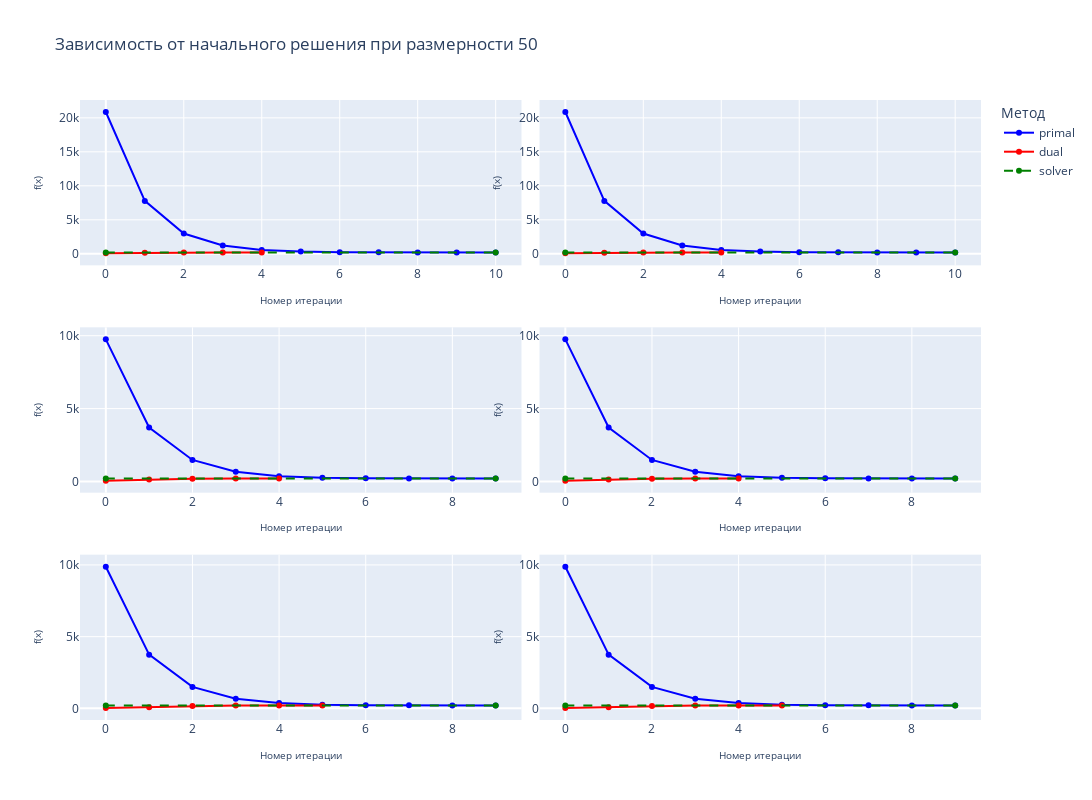

Here is the notebook cell this chart was saved with:
### Code cell
comp_plot(dim=50)

### Figure 1 — Plotly figure (JSON) as saved in the notebook; plotly's stock layout.template omitted (floating-point values rounded to 4 significant figures)
{"data": [{"line": {"color": "blue"}, "name": "primal", "showlegend": true, "type": "scatter", "xaxis": "x", "y": [20850.0, 7783.0, 2978.0, 1213.0, 566.3, 330.8, 246.5, 217.9, 209.4, 207.7, 207.5], "yaxis": "y"}, {"line": {"color": "red"}, "name": "dual", "showlegend": true, "type": "scatter", "xaxis": "x", "y": [71.53, 147.7, 197.9, 207.3, 207.5], "yaxis": "y"}, {"line": {"color": "green", "dash": "dash"}, "name": "solver", "showlegend": true, "type": "scatter", "x": [0, 10], "xaxis": "x", "y": [207.5, 207.5], "yaxis": "y"}, {"line": {"color": "blue"}, "name": "primal", "showlegend": false, "type": "scatter", "xaxis": "x2", "y": [20850.0, 7783.0, 2978.0, 1213.0, 566.3, 330.8, 246.5, 217.9, 209.4, 207.7, 207.5], "yaxis": "y2"}, {"line": {"color": "red"}, "name": "dual", "showlegend": false, "type": "scatter", "xaxis": "x2", "y": [71.53, 147.7, 197.9, 207.3, 207.5], "yaxis": "y2"}, {"line": {"color": "green", "dash": "dash"}, "name": "solver", "showlegend": false, "type": "scatter", "x": [0, 10], "xaxis": "x2", "y": [207.5, 207.5], "yaxis": "y2"}, {"line": {"color": "blue"}, "name": "primal", "showlegend": false, "type": "scatter", "xaxis": "x3", "y": [9750.0, 3699.0, 1478.0, 663.1, 365.8, 258.9, 221.9, 210.5, 207.8, 207.5], "yaxis": "y3"}, {"line": {"color": "red"}, "name": "dual", "showlegend": false, "type": "scatter", "xaxis": "x3", "y": [57.72, 131.6, 191.5, 206.9, 207.5], "yaxis": "y3"}, {"line": {"color": "green", "dash": "dash"}, "name": "solver", "showlegend": false, "type": "scatter", "x": [0, 9], "xaxis": "x3", "y": [207.5, 207.5], "yaxis": "y3"}, {"line": {"color": "blue"}, "name": "primal", "showlegend": false, "type": "scatter", "xaxis": "x4", "y": [9750.0, 3699.0, 1478.0, 663.1, 365.8, 258.9, 221.9, 210.5, 207.8, 207.5], "yaxis": "y4"}, {"line": {"color": "red"}, "name": "dual", "showlegend": false, "type": "scatter", "xaxis": "x4", "y": [57.72, 131.6, 191.5, 206.9, 207.5], "yaxis": "y4"}, {"line": {"color": "green", "dash": "dash"}, "name": "solver", "showlegend": false, "type": "scatter", "x": [0, 9], "xaxis": "x4", "y": [207.5, 207.5], "yaxis": "y4"}, {"line": {"color": "blue"}, "name": "primal", "showlegend": false, "type": "scatter", "xaxis": "x5", "y": [9878.0, 3746.0, 1495.0, 669.4, 368.1, 259.7, 222.2, 210.5, 207.8, 207.5], "yaxis": "y5"}, {"line": {"color": "red"}, "name": "dual", "showlegend": false, "type": "scatter", "xaxis": "x5", "y": [26.01, 80.02, 156.3, 200.6, 207.4, 207.5], "yaxis": "y5"}, {"line": {"color": "green", "dash": "dash"}, "name": "solver", "showlegend": false, "type": "scatter", "x": [0, 9], "xaxis": "x5", "y": [207.5, 207.5], "yaxis": "y5"}, {"line": {"color": "blue"}, "name": "primal", "showlegend": false, "type": "scatter", "xaxis": "x6", "y": [9878.0, 3746.0, 1495.0, 669.4, 368.1, 259.7, 222.2, 210.5, 207.8, 207.5], "yaxis": "y6"}, {"line": {"color": "red"}, "name": "dual", "showlegend": false, "type": "scatter", "xaxis": "x6", "y": [26.01, 80.02, 156.3, 200.6, 207.4, 207.5], "yaxis": "y6"}, {"line": {"color": "green", "dash": "dash"}, "name": "solver", "showlegend": false, "type": "scatter", "x": [0, 9], "xaxis": "x6", "y": [207.5, 207.5], "yaxis": "y6"}], "layout": {"height": 800, "legend": {"title": {"text": "Метод"}}, "title": {"text": "Зависимость от начального решения при размерности 50"}, "width": 1500, "xaxis": {"anchor": "y", "domain": [0, 0.49], "title": {"font": {"size": 10}, "text": "Номер итерации"}}, "xaxis2": {"anchor": "y2", "domain": [0.51, 1], "title": {"font": {"size": 10}, "text": "Номер итерации"}}, "xaxis3": {"anchor": "y3", "domain": [0, 0.49], "title": {"font": {"size": 10}, "text": "Номер итерации"}}, "xaxis4": {"anchor": "y4", "domain": [0.51, 1], "title": {"font": {"size": 10}, "text": "Номер итерации"}}, "xaxis5": {"anchor": "y5", "domain": [0, 0.49], "title": {"font": {"size": 10}, "text": "Номер итерации"}}, "xaxis6": {"anchor": "y6", "domain": [0.51, 1], "title": {"font": {"size": 10}, "text": "Номер итерации"}}, "yaxis": {"anchor": "x", "domain": [0.7333, 1], "title": {"font": {"size": 10}, "text": "f(x)"}}, "yaxis2": {"anchor": "x2", "domain": [0.7333, 1], "title": {"font": {"size": 10}, "text": "f(x)"}}, "yaxis3": {"anchor": "x3", "domain": [0.3667, 0.6333], "title": {"font": {"size": 10}, "text": "f(x)"}}, "yaxis4": {"anchor": "x4", "domain": [0.3667, 0.6333], "title": {"font": {"size": 10}, "text": "f(x)"}}, "yaxis5": {"anchor": "x5", "domain": [0, 0.2667], "title": {"font": {"size": 10}, "text": "f(x)"}}, "yaxis6": {"anchor": "x6", "domain": [0, 0.2667], "title": {"font": {"size": 10}, "text": "f(x)"}}}}
